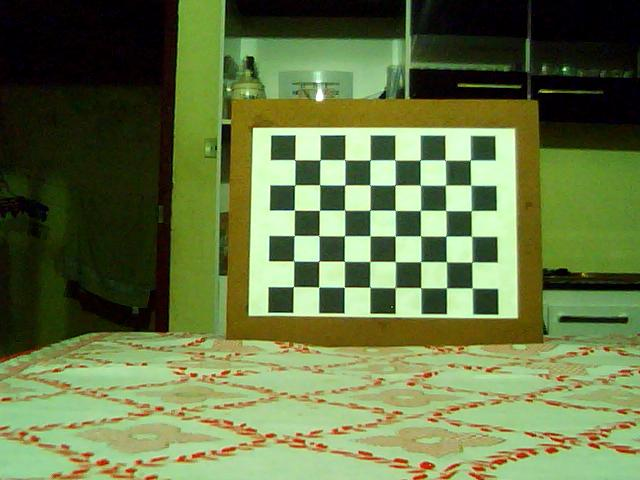
#> input picture source/1_left.jpg, 640 x 480 px; the run also reads 1 picture not shown here
$ python zncc_slow.py
#> lines starting #> are read from the running program, lines starting #| are printed output that depends on the picture
#> `left = cv2.imread('./source/1_left.jpg', cv2.IMREAD_GRAYSCALE)`:
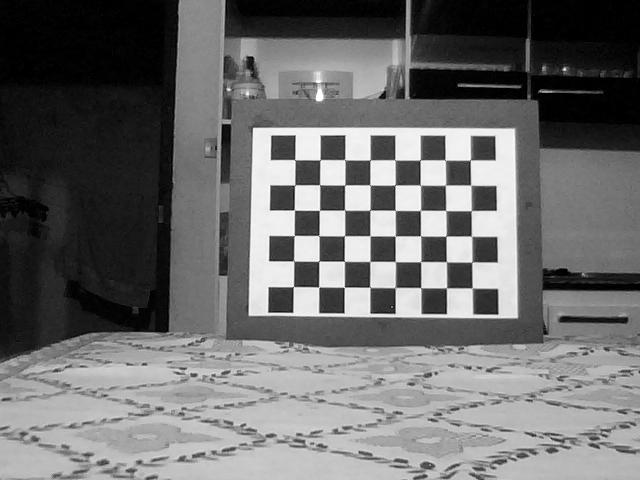
#> left: shape (480, 640); min 0, max 255, mean 107.6
### utils.py
import matplotlib.pyplot as plt
import numpy as np

def show_images_side_by_side(left, right):
    # Show images side by side
    plt.figure(figsize=(10, 4))  # Optional: make the figure wider

    plt.subplot(1, 2, 1)
    plt.imshow(left, cmap='gray')
    plt.title('Left Image')
    plt.axis('off')

    plt.subplot(1, 2, 2)
    plt.imshow(right, cmap='gray')
    plt.title('Right Image')
    plt.axis('off')

    plt.tight_layout()
    plt.savefig("./result/left_right_image.png")
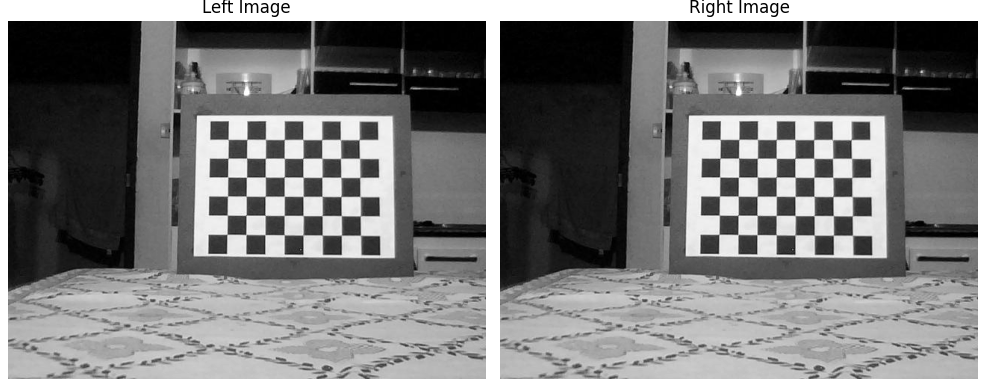
#> figure drawn by matplotlib, 2 panels
    print("Left and Right images are saved in the result folder")

### zncc_slow.py
import numpy as np
import cv2  # Optional, only for loading and resizing images
import time
import matplotlib.pyplot as plt
from utils import show_images_side_by_side

def compute_zncc_slow(left_img, right_img, window_size, max_disparity):
    # first check that if the image is of the same size
#> called with window_size = 5, max_disparity = 64
    assert left_img.shape == right_img.shape
    H, W = left_img.shape
#> H = 480; W = 640
    # since we are extracting K /times K patches, for the edge pixels we apply  padding
    padding = window_size // 2

    # image pad
    left_padded = np.pad(left_img, padding, mode="constant")
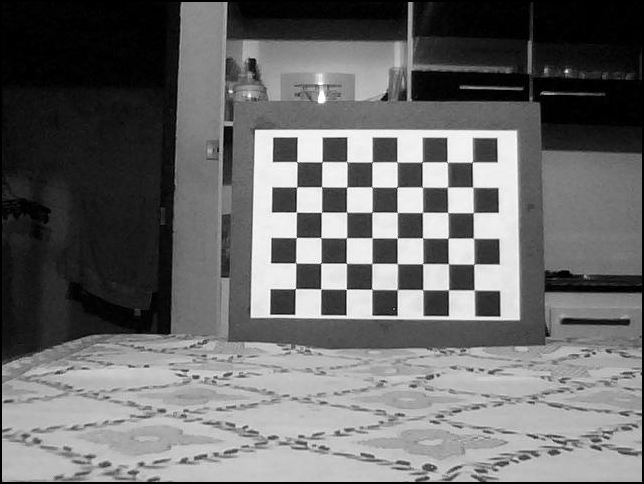
#> left_padded: shape (484, 644); min 0, max 255, mean 106.1
    right_padded = np.pad(right_img, padding, mode="constant")

    zncc_3d = np.zeros((H, W, max_disparity), dtype=np.float64)

    # for each disparity and [x, y] pixel, compute the zncc

    for d in range(max_disparity):
        for rows in range(padding, H):
            for cols in range(padding, W):
                # left patch
                patch_left = left_padded[rows - padding: rows + padding + 1,
                                        cols - padding: cols + padding + 1]
                mean_left = np.mean(patch_left)
                shifted_left = patch_left - mean_left

                # right patch
                shifted_col = cols - d
                if shifted_col < padding:
                    # the shifted col is out of bound
                    continue

                patch_right = right_padded[rows - padding: rows + padding + 1,
                                        shifted_col - padding: shifted_col + padding + 1]
                mean_right = np.mean(patch_right)
                shifted_right = patch_right - mean_right

                numerator = np.sum(shifted_left * shifted_right)
                denominator = np.sqrt(np.sum(shifted_left**2) * np.sum(shifted_right**2)) + 1e-5
                zncc = numerator / denominator

                zncc_3d[rows, cols, d] = zncc
    return zncc_3d


# invoke the function
# import the left image and right image

# first read in the two images
left = cv2.imread('./source/1_left.jpg', cv2.IMREAD_GRAYSCALE)
right = cv2.imread('./source/1_right.jpg', cv2.IMREAD_GRAYSCALE)


# Call the function to display the images
show_images_side_by_side(left, right)

# calculate the zncc_slow - start the timer

time_start = time.time()
#> (the run stopped early here; a loop or call above may not have finished)
